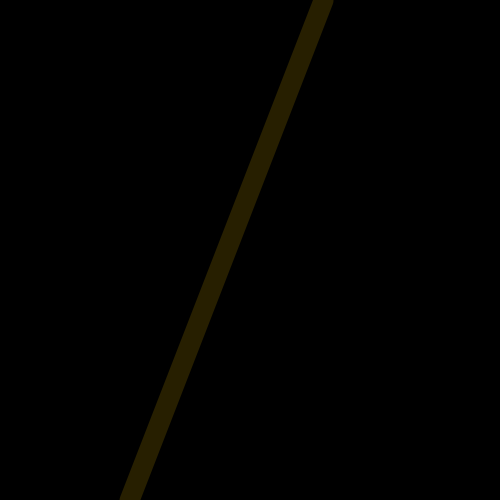
Frame 1 (no input)
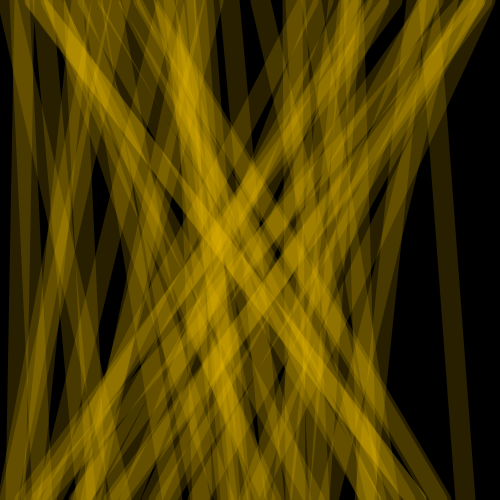
Frame 60 (the mouse pressed at the canvas centre just before this capture)
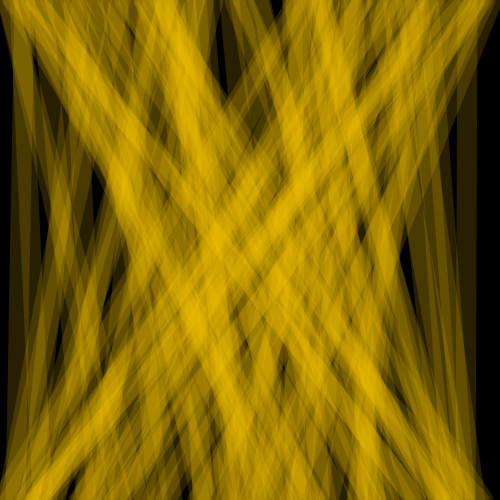
Frame 120 (the mouse held since frame 60 and released just before this capture)

The Processing sketch that drew these frames (run headless with seeded random() and noise(); from frame 60 on, the mouse is pressed at the canvas centre):

// Processing sketch: processing_160104
// ── processing_160104.pde

void setup(){
  size(500,500);
  background(0,0,0);
}
void draw(){
  float x1=random(width);
  float x2=random(height);
  strokeWeight(20);
  stroke(250,200,0,40);
  line(x1,0,x2,height);
}
